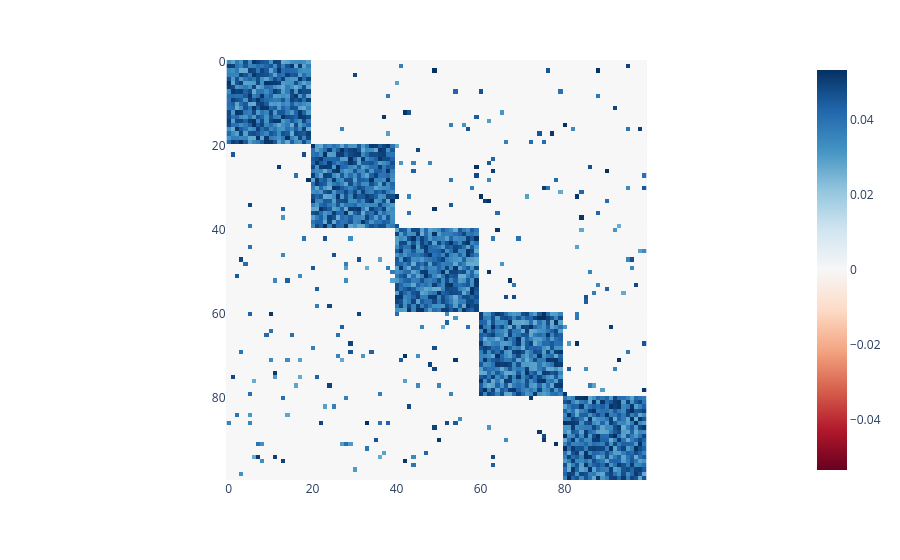

The notebook cell saved with this chart:
### Code cell
# Plot Phi 
max_phi = np.max(generator.phi_coefficients[:,0,:,0])
fig = px.imshow(generator.phi_coefficients[:,0,:,0],zmin=-max_phi,zmax=max_phi,color_continuous_scale='RdBu')
fig.show()

### Figure 1 — Plotly figure (JSON) as saved in the notebook; plotly's stock layout.template omitted (floating-point values rounded to 4 significant figures; data arrays with more than 128 entries replaced by an {"elided": "..."} marker saying what was removed)
{"data": [{"coloraxis": "coloraxis", "hovertemplate": "x: %{x}<br>y: %{y}<br>color: %{z}<extra></extra>", "name": "0", "type": "heatmap", "xaxis": "x", "yaxis": "y", "z": {"elided": "100x100 float values"}}], "layout": {"coloraxis": {"cmax": 0.05328, "cmin": -0.05328, "colorscale": [[0, "rgb(103,0,31)"], [0.1, "rgb(178,24,43)"], [0.2, "rgb(214,96,77)"], [0.3, "rgb(244,165,130)"], [0.4, "rgb(253,219,199)"], [0.5, "rgb(247,247,247)"], [0.6, "rgb(209,229,240)"], [0.7, "rgb(146,197,222)"], [0.8, "rgb(67,147,195)"], [0.9, "rgb(33,102,172)"], [1, "rgb(5,48,97)"]]}, "margin": {"t": 60}, "xaxis": {"anchor": "y", "constrain": "domain", "domain": [0, 1], "scaleanchor": "y"}, "yaxis": {"anchor": "x", "autorange": "reversed", "constrain": "domain", "domain": [0, 1]}}}
